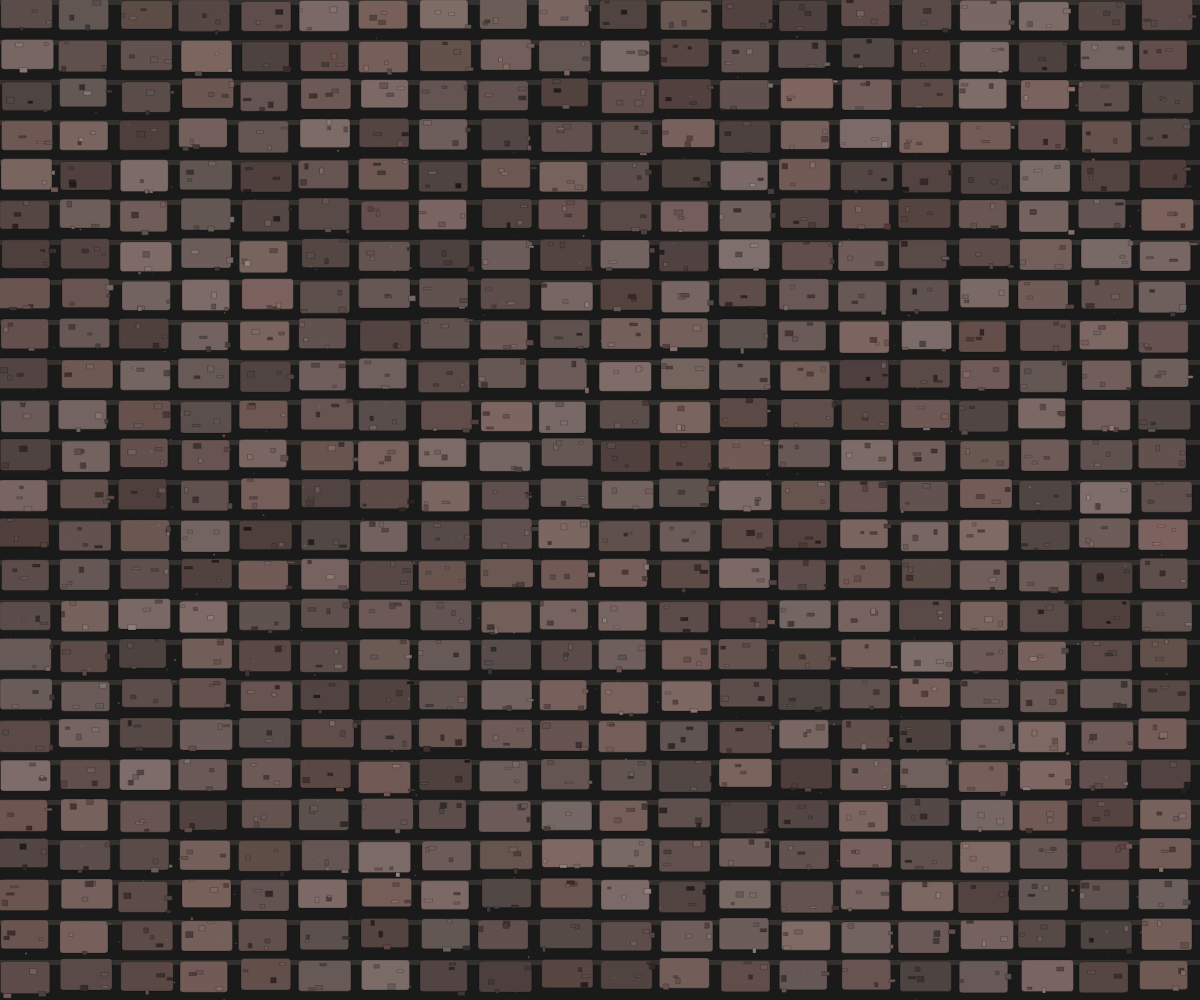
Frame 1 (no input)
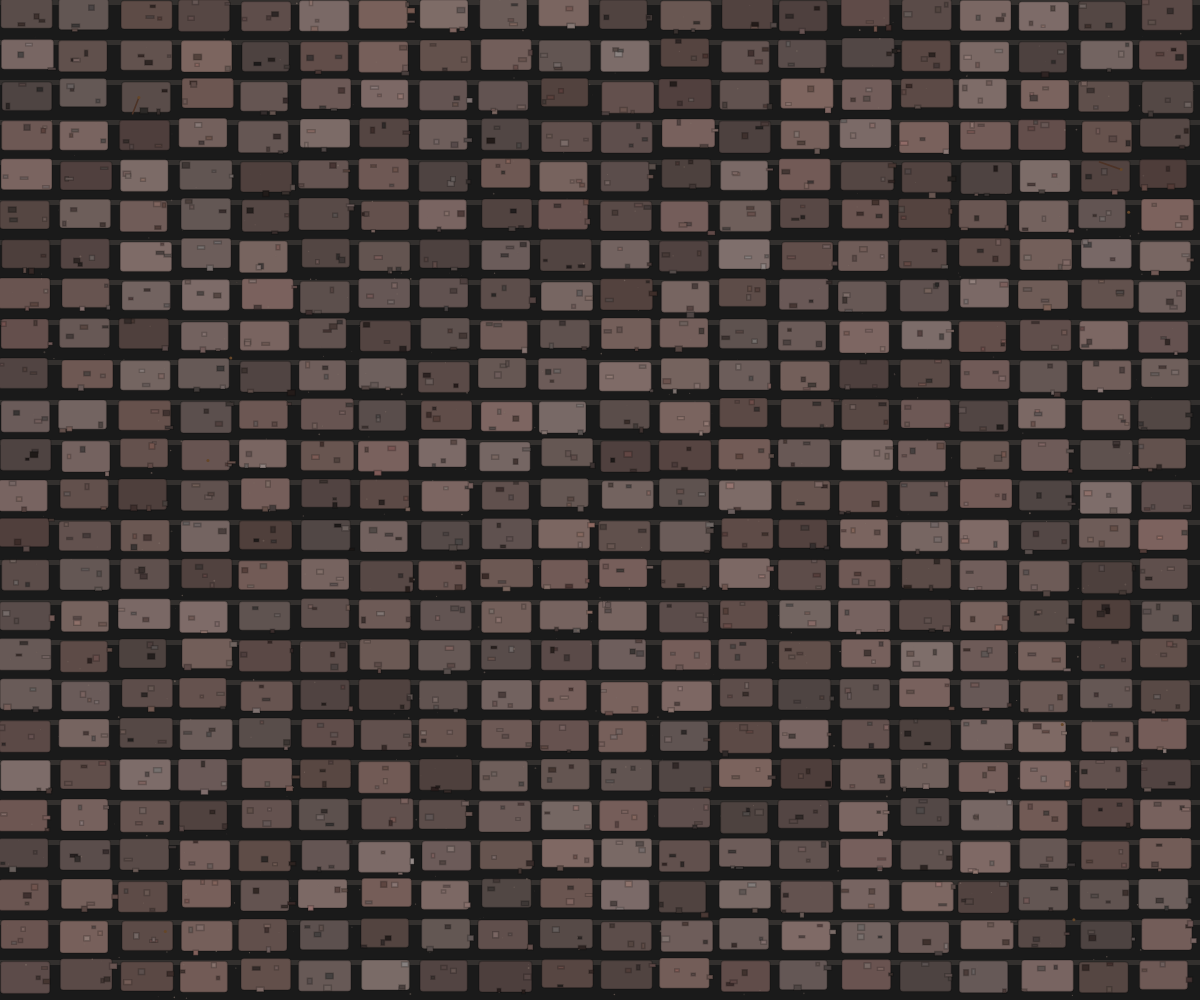
Frame 60 (no input)
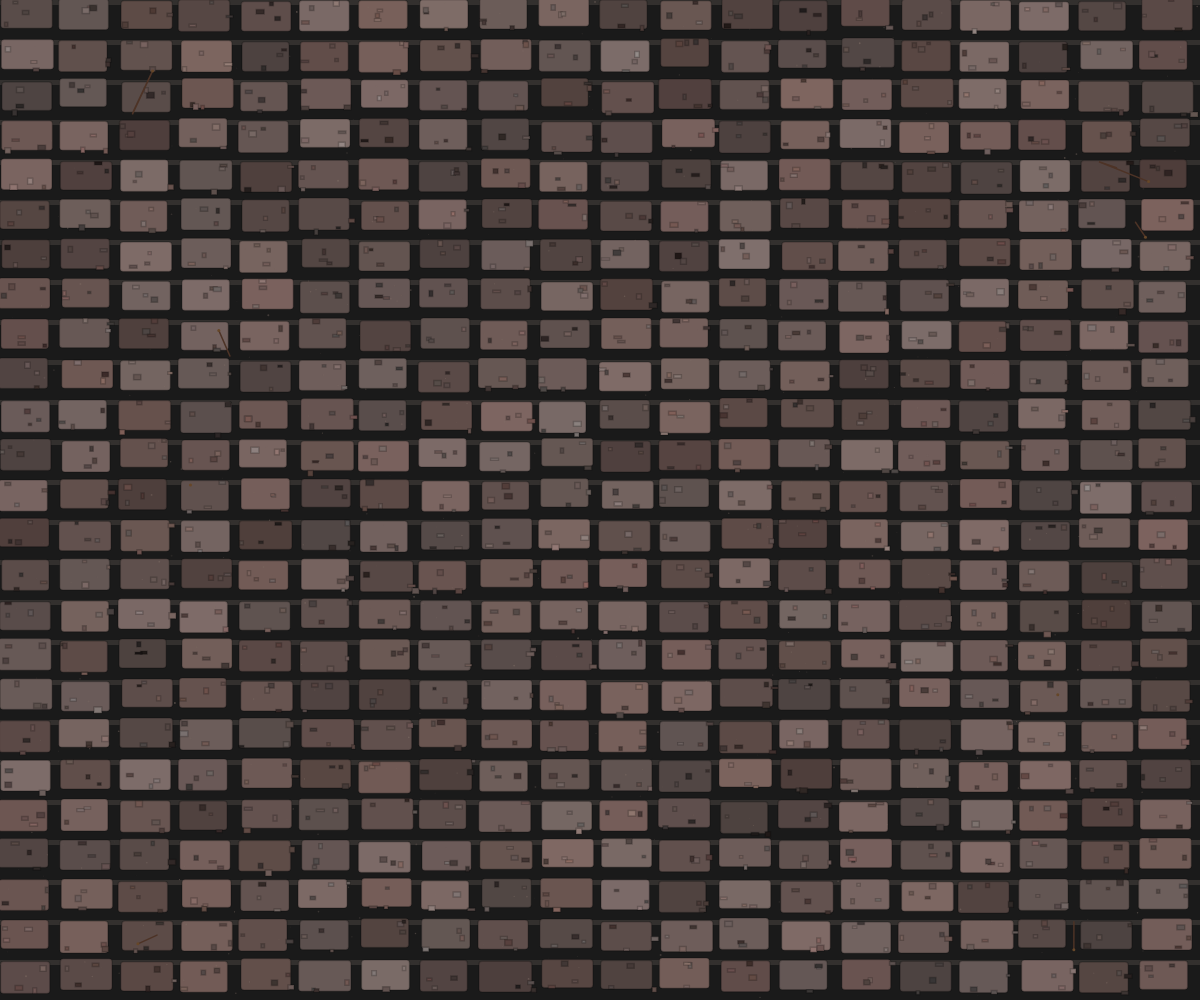
Frame 120 (the mouse pressed at the canvas centre since frame 60)

The p5.js sketch that drew these frames (run headless with seeded random() and noise() and a simulated clock; from frame 60 on, the mouse is pressed at the canvas centre):

// p5.js sketch
// ── sketch.js
let bricks = [];
let roots = [];
let particles = [];
let mortarColor;

function setup() {
  createCanvas(windowWidth, windowHeight);
  colorMode(HSB, 360, 100, 100, 1);
  
  // Create a weathered brick wall pattern
  for (let y = 0; y < height; y += 40) {
    for (let x = 0; x < width; x += 60) {
      let brick = {
        x: x + random(-2, 2),
        y: y + random(-2, 2),
        w: 50 + random(-3, 3),
        h: 30 + random(-2, 2),
        hue: 10 + random(-2, 2),
        sat: 20 + random(-5, 5),
        bri: 40 + random(-10, 10)
      };
      bricks.push(brick);
    }
  }

  // Create initial root tendrils
  for (let i = 0; i < 8; i++) {
    roots.push({
      x: random(width),
      y: random(height),
      length: random(50, 150),
      angle: random(TWO_PI),
      segments: []
    });
  }

  mortarColor = color(30, 10, 20);

  // Initialize particles for erosion
  for (let i = 0; i < 500; i++) {
    particles.push({
      x: random(width),
      y: random(height),
      size: random(0.5, 2),
      speed: random(0.1, 0.5),
      opacity: random(0.3, 0.8)
    });
  }
}

function draw() {
  background(0, 0, 10); // Dark background to emphasize textures
  
  // Draw mortar lines
  noStroke();
  fill(mortarColor);
  for (let y = 0; y < height; y += 40) {
    rect(0, y, width, 5);
  }
  
  // Draw bricks with weathering
  for (let brick of bricks) {
    fill(brick.hue, brick.sat, brick.bri);
    stroke(0, 0, 0, 0.2);
    rect(brick.x, brick.y, brick.w, brick.h, 3);
    
    // Add some random weathering details
    for (let i = 0; i < 3; i++) {
      fill(brick.hue + random(-5, 5), brick.sat + random(-10, 10), brick.bri + random(-20, 10));
      rect(brick.x + random(brick.w), brick.y + random(brick.h), random(3, 8), random(2, 6));
    }
  }

  // Update and draw root tendrils
  for (let root of roots) {
    updateRoot(root);
    drawRoot(root);
  }

  // Draw particles for erosion effect
  for (let p of particles) {
    updateParticle(p);
    drawParticle(p);
  }
}

function updateRoot(root) {
  // Roots grow slowly and randomly
  root.angle += random(-0.02, 0.02);
  root.length += random(0.01, 0.05);

  // Add new segment to root
  if (root.segments.length > 50 || random() < 0.01) {
    root.segments.push({x: root.x, y: root.y});
  }

  // Move root tip
  root.x += cos(root.angle) * 0.5;
  root.y += sin(root.angle) * 0.5;

  // Keep within canvas bounds
  if (root.x < 0 || root.x > width || root.y < 0 || root.y > height) {
    root.x = random(width);
    root.y = random(height);
    root.length = 0;
    root.segments = [];
  }
}

function drawRoot(root) {
  stroke(20, 50, 30);
  strokeWeight(1.5);
  noFill();
  
  beginShape();
  vertex(root.x, root.y);
  
  for (let i = 0; i < root.segments.length; i++) {
    let seg = root.segments[i];
    vertex(seg.x, seg.y);
  }
  
  endShape();
  
  // Draw root tip with subtle glow
  fill(30, 60, 40);
  noStroke();
  ellipse(root.x, root.y, 3, 3);
}

function updateParticle(p) {
  // Particles move downward and fade out
  p.y += p.speed;
  p.opacity -= 0.002;

  // Reset particles that fall off screen or fade out
  if (p.y > height || p.opacity <= 0) {
    p.x = random(width);
    p.y = -5;
    p.opacity = random(0.3, 0.8);
  }
}

function drawParticle(p) {
  noStroke();
  fill(20, 20, 50, p.opacity);
  ellipse(p.x, p.y, p.size, p.size);
}
